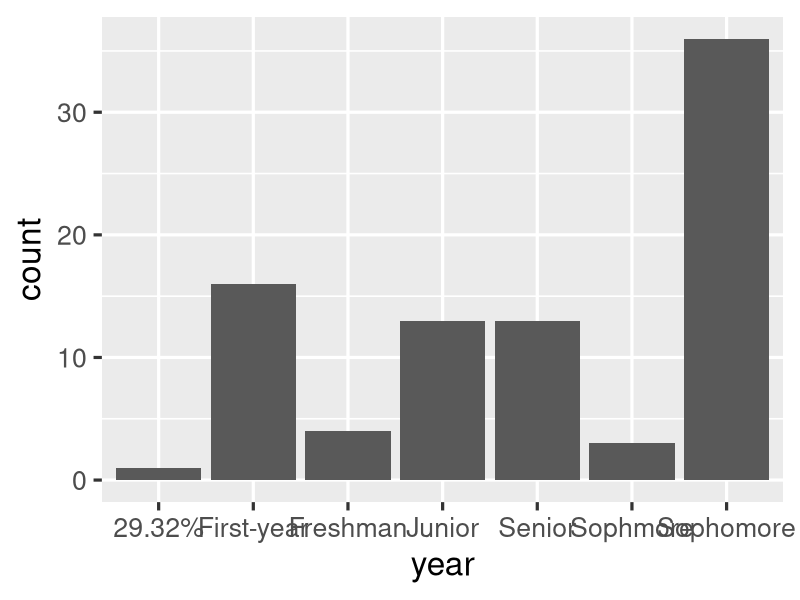
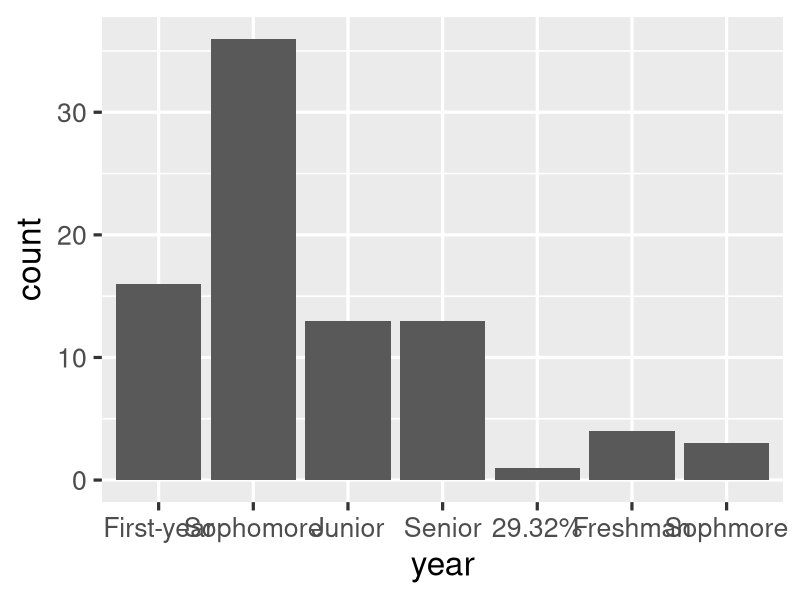

Write the R code that produced these figures, in order.
## ---- chunk 1
#| label: setup
#| include: false
ggplot2::theme_set(ggplot2::theme_gray(base_size = 24))
todays_ae <- "ae-07-durham-climate-factors"
## ---- chunk 2
library(tidyverse)
## ---- chunk 3
library(dplyr) # not necessary if you already loaded tidyverse in your document/session
## ---- chunk 4
#| echo: fenced
#| label: load-packages
#| message: false
library(tidyverse)
library(ggthemes)
library(scales)
# etc.
## ---- chunk 5
#| include: false
library(tidyverse)
survey <- read_csv(
  "data/survey-2025-09-23.csv",
  na = c("", "/"),
  col_names = "response",
  skip = 1
) |>
  mutate(response = str_remove(response, "^X - |^V - ")) |>
  filter(!is.na(response)) |>
  separate_wider_delim(
    response,
    delim = " / ",
    names = c("year", "tue_classes"),
    too_few = "align_start"
  ) |>
  mutate(year = str_to_sentence(year))
## ---- chunk 6
survey
## ---- chunk 7
survey
## ---- chunk 8
survey <- survey |>
  mutate(
    tue_classes = case_when(
      tue_classes == "three" ~ "3",
      # add more conditions as needed
      .default = tue_classes
    ),
    tue_classes = as.numeric(tue_classes)
  )

survey
## ---- chunk 9
typeof(TRUE)
## ---- chunk 10
typeof("First-year")
## ---- chunk 11
typeof(2.5)
typeof(3)
## ---- chunk 12
typeof(3L)
typeof(1:3)
## ---- chunk 13
c(1, 2, 3)
## ---- chunk 14
c("Hello", "World!")
## ---- chunk 15
c(c("hi", "hello"), c("bye", "jello"))
## ---- chunk 16
x <- 1:3
x
typeof(x)
## ---- chunk 17
y <- as.character(x)
y
typeof(y)
## ---- chunk 18
x <- c(TRUE, FALSE)
x
typeof(x)
## ---- chunk 19
y <- as.numeric(x)
y
typeof(y)
## ---- chunk 20
c(2, "Just this one!")
## ---- chunk 21
c(FALSE, 3L)
## ---- chunk 22
c(FALSE, 1.2)
## ---- chunk 23
c(2L, "two")
## ---- chunk 24
c(TRUE, "two")
## ---- chunk 25
class_years <- factor(
  c(
    "First-year",
    "Sophomore",
    "Sophomore",
    "Senior",
    "Junior"
  )
)
class_years
## ---- chunk 26
typeof(class_years)
## ---- chunk 27
class(class_years)
## ---- chunk 28
glimpse(class_years)
## ---- chunk 29
as.integer(class_years)
## ---- chunk 30
today <- as.Date("2025-09-23")
today
## ---- chunk 31
typeof(today)
## ---- chunk 32
class(today)
## ---- chunk 33
as.integer(today)
## ---- chunk 34
as.integer(today) / 365 # roughly 55 yrs
## ---- chunk 35
df <- data.frame(x = 1:2, y = 3:4)
df
## ---- chunk 36
typeof(df)
## ---- chunk 37
class(df)
## ---- chunk 38
#| code-line-numbers: "|2|3|4"
l <- list(
  x = 1:4,
  y = c("hi", "hello", "jello"),
  z = c(TRUE, FALSE)
)
l
## ---- chunk 39
df
## ---- chunk 40
df |>
  pull(y)
## ---- chunk 41
#| message: false
survey
## ---- chunk 42
#| out-width: 100%
#| fig-width: 7
#| fig-asp: 0.5
ggplot(survey, mapping = aes(x = year)) +
  geom_bar()
## ---- chunk 43
#| out-width: 100%
#| fig-width: 7
#| fig-asp: 0.5
survey |>
  mutate(
    year = fct_relevel(year, "First-year", "Sophomore", "Junior", "Senior")
  ) |>
  ggplot(mapping = aes(x = year)) +
  geom_bar()
